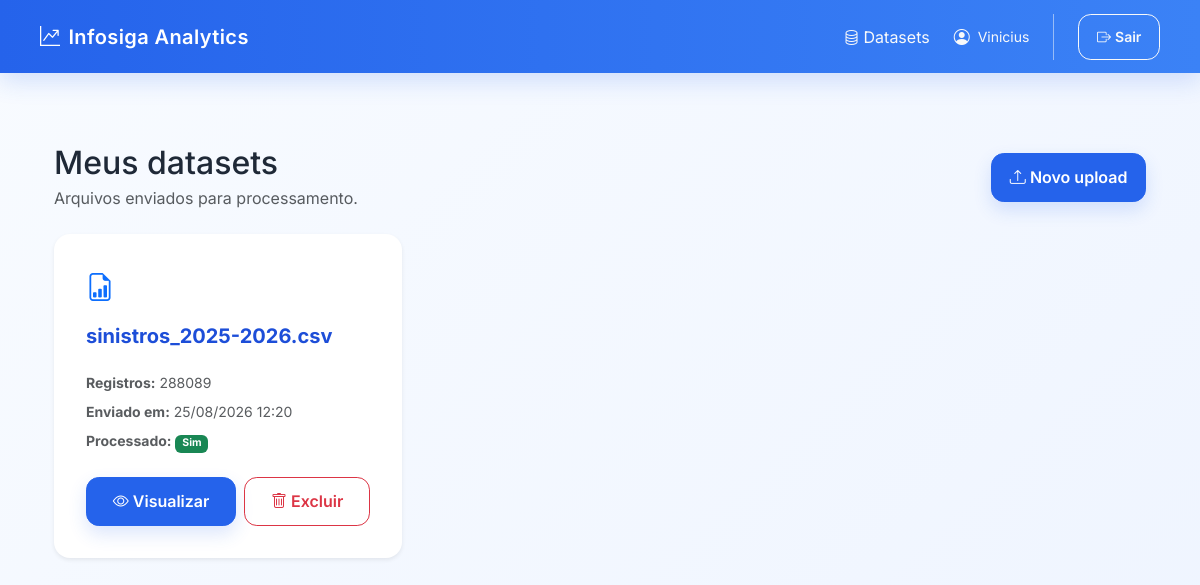
The app's page /datasets/ (signed in), older data.
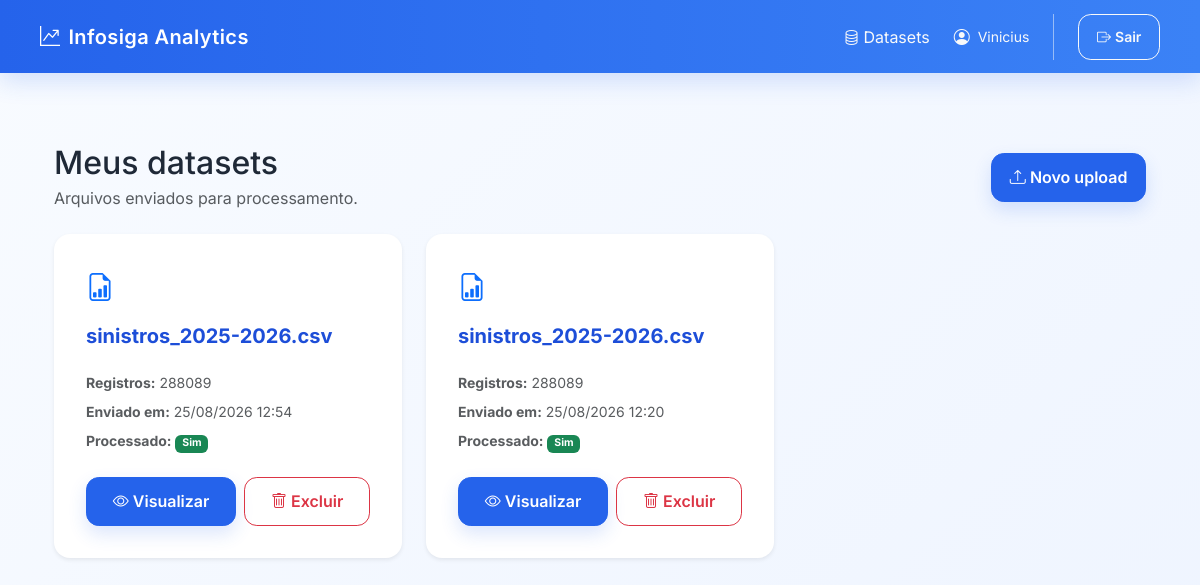
The same page, newer data.
### analytics/models.py (models this page shows, shortened)
class Dataset(models.Model):
    usuario = models.ForeignKey(
        settings.AUTH_USER_MODEL,
        on_delete=models.CASCADE,
        related_name="datasets",
    )
    nome_original = models.CharField(
        max_length=255
    )
    arquivo = models.FileField(
        upload_to="datasets/"
    )
    quantidade_registros = models.PositiveIntegerField(
        default=0
    )
    criado_em = models.DateTimeField(
        auto_now_add=True
    )
    atualizado_em = models.DateTimeField(
        auto_now=True
    )
    resultado_processado = models.FileField(
        upload_to="datasets/processed/",
        null=True,
        blank=True,
    )

### analytics/views/datasets.py (the view)
# urls.py: path("datasets/", dataset_list, name="dataset_list"),
@login_required
def dataset_list(request):
    datasets = DatasetService.list_for_user(request.user)
    return render(
        request,
        "analytics/datasets/list.html",
        {
            "datasets": datasets,
        },
    )

### analytics/persistence/datasets.py (called while the page is built)
def list_datasets_for_user(usuario):
    return (
        Dataset.objects
        .filter(usuario=usuario)
        .order_by("-criado_em")
    )

### analytics/services/dataset_service.py (called while the page is built)
    @staticmethod
    def list_for_user(usuario):
        return dataset_persistence.list_datasets_for_user(usuario)

### analytics/templates/analytics/datasets/list.html (shortened to what this page needs)
{% extends "analytics/base.html" %}
{% block content %}
<div class="container py-4">
    <div class="d-flex justify-content-between align-items-center mb-4">
        <div>
            <h2 class="mb-1">Meus datasets</h2>
            <p class="text-muted mb-0">
                Arquivos enviados para processamento.
            </p>
        </div>
        <a href="{% url 'home' %}" class="btn btn-primary">
            <i class="bi bi-upload"></i>
            Novo upload
        </a>
    </div>
    {% if datasets %}
    <div class="row g-4">
        {% for dataset in datasets %}
        <div class="col-md-6 col-lg-4">
            <div class="card shadow-sm border-0 h-100">
                <div class="card-body d-flex flex-column">
                    <div class="d-flex align-items-start justify-content-between mb-3">
                        <div class="text-primary fs-3">
                            <i class="bi bi-file-earmark-bar-graph"></i>
                        </div>
                    </div>
                    <h5 class="card-title text-break">
                        {{ dataset.nome_original }}
                    </h5>
                    <div class="text-muted small mt-3 mb-4">
                        <div class="mb-2">
                            <strong>Registros:</strong>
                            {{ dataset.quantidade_registros }}
                        </div>
                        <div class="mb-2">
                            <strong>Enviado em:</strong>
                            {{ dataset.criado_em|date:"d/m/Y H:i" }}
                        </div>
                        <div>
                            <strong>Processado:</strong>
                            {% if dataset.resultado_processado %}
                            <span class="badge bg-success">Sim</span>
                            {% else %}
                            <span class="badge bg-secondary">Não</span>
                            {% endif %}
                        </div>
                    </div>
                    <div class="mt-auto d-flex gap-2">
                        <a href="{% url 'dataset_detail' dataset.id %}" class="btn btn-primary flex-fill">
                            <i class="bi bi-eye"></i>
                            Visualizar
                        </a>
                        <form method="post" action="{% url 'dataset_delete' dataset.id %}" class="flex-fill" onsubmit="return confirm(
            'Tem certeza que deseja excluir este dataset?'
        );">
                            <button type="submit" class="btn btn-outline-danger w-100">
                                <i class="bi bi-trash"></i>
                                Excluir
                            </button>
                        </form>
                    </div>
                </div>
            </div>
        </div>
        {% endfor %}
    </div>
    {% endif %}
</div>
{% endblock %}

### analytics/templates/analytics/base.html (shortened to what this page needs)
{% load static %}
<!DOCTYPE html>
<html lang="pt-br">
<head>
    <link href="https://cdn.jsdelivr.net/npm/bootstrap@5.3.7/dist/css/bootstrap.min.css" rel="stylesheet">
    <link rel="stylesheet" href="https://cdn.jsdelivr.net/npm/bootstrap-icons@1.11.3/font/bootstrap-icons.css">
    <link rel="stylesheet" href="{% static 'analytics/css/home.css' %}">
</head>
<body>
<nav class="navbar navbar-dark fixed-top">
    <div class="container-fluid px-4">
        <a class="navbar-brand mb-0 h1 d-flex align-items-center gap-2"
           href="{% url 'home' %}">
            <i class="bi bi-graph-up-arrow"></i>
            <span>Infosiga Analytics</span>
        </a>
        <div class="d-flex align-items-center gap-4">
            {% if user.is_authenticated %}
                <a href="{% url 'dataset_list' %}"
                   class="nav-link text-light d-flex align-items-center gap-1">
                    <i class="bi bi-database"></i>
                    <span>Datasets</span>
                </a>
                <div class="d-flex align-items-center gap-2 text-light">
                    <i class="bi bi-person-circle"></i>
                    <span class="small">{{ user.username }}</span>
                </div>
                <a href="{% url 'logout' %}"
                   class="btn btn-outline-light btn-sm d-flex align-items-center gap-1">
                    <i class="bi bi-box-arrow-right"></i>
                    <span>Sair</span>
                </a>
            {% endif %}
        </div>
    </div>
</nav>
    <main class="pt-5 mt-5">
        <div class="container py-4">
            {% block content %}{% endblock %}
        </div>
    </main>
</body>
</html>

### analytics/static/analytics/css/home.css (style rules this page uses)
:root { --primary: #2563eb; --primary-dark: #1d4ed8; --surface: #ffffff; --border: #dbe3ef; --text: #1f2937; --muted: #64748b; }
body { font-family: 'Inter', sans-serif; background: linear-gradient(135deg, #f8fbff 0%, #eef4ff 100%); color: var(--text); min-height: 100vh; }
.navbar { background: linear-gradient(90deg, var(--primary) 0%, #3b82f6 100%); box-shadow: 0 8px 24px rgba(37, 99, 235, 0.18); padding: 0.85rem 1rem; }
.navbar-brand { font-weight: 600; letter-spacing: 0.02em; }
main { padding-bottom: 2rem; }
.card { border: 1px solid var(--border); border-radius: 1rem; box-shadow: 0 12px 30px rgba(15, 23, 42, 0.06); background-color: var(--surface); }
.card-body { padding: 2rem; }
.card-title, .section-title { font-weight: 700; color: var(--primary-dark); }
.btn { border-radius: 0.8rem; font-weight: 600; padding: 0.72rem 1.1rem; transition: transform 0.2s ease, box-shadow 0.2s ease; }
.btn-primary { background-color: var(--primary); border-color: var(--primary); box-shadow: 0 8px 18px rgba(37, 99, 235, 0.16); }

Row changes from the older to the newer data that the page shows:
added Dataset: nome_original "sinistros_2025-2026.csv", quantidade_registros "288089", criado_em "25/08/2026 12:54", shows "Sim"
